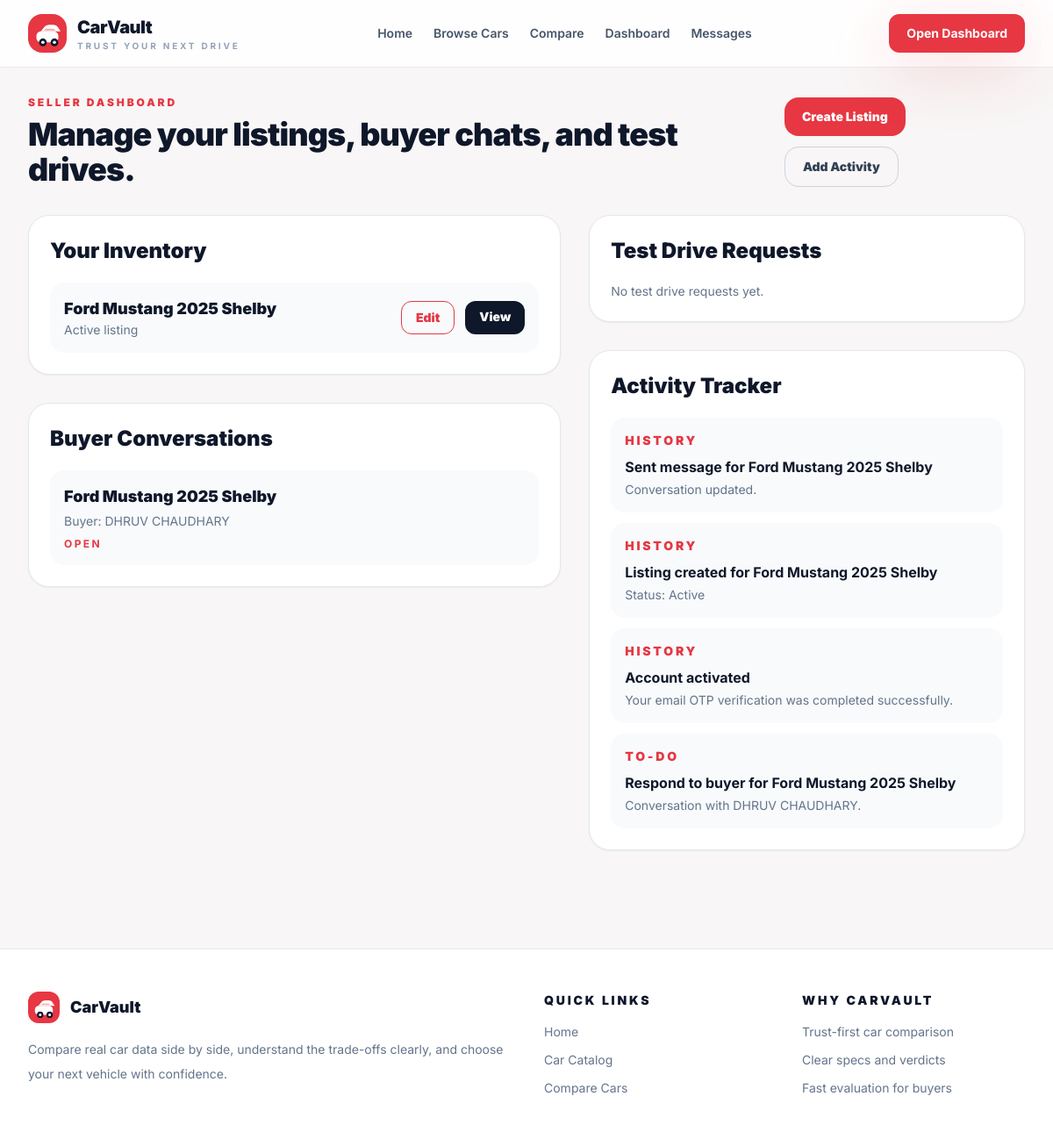
The page /dashboard/seller/ (signed in) on the database its author committed.
### core/models.py (models this page shows, shortened)
class Car(models.Model):
    class BodyType(models.TextChoices):
        SUV = "SUV", "SUV"
        SEDAN = "Sedan", "Sedan"
        HATCHBACK = "Hatchback", "Hatchback"
        COUPE = "Coupe", "Coupe"
        PICKUP = "Pickup", "Pickup"
    class FuelType(models.TextChoices):
        PETROL = "Petrol", "Petrol"
        DIESEL = "Diesel", "Diesel"
        ELECTRIC = "Electric", "Electric"
        HYBRID = "Hybrid", "Hybrid"
    class ListingStatus(models.TextChoices):
        ACTIVE = "active", "Active"
        PENDING = "pending", "Pending"
        SOLD = "sold", "Sold"
        WITHDRAWN = "withdrawn", "Withdrawn"
    seller = models.ForeignKey(
        User,
        on_delete=models.SET_NULL,
        related_name="listed_cars",
        null=True,
        blank=True,
        limit_choices_to={"role": User.Role.SELLER},
    )
    brand = models.CharField(max_length=100)
    model_name = models.CharField(max_length=120)
    slug = models.SlugField(max_length=180, unique=True, blank=True)
    tagline = models.CharField(max_length=160)
    year = models.PositiveIntegerField(default=2025)
    body_type = models.CharField(max_length=20, choices=BodyType.choices)
    fuel_type = models.CharField(max_length=20, choices=FuelType.choices)
    transmission = models.CharField(max_length=50)
    drive_type = models.CharField(max_length=50)
    listing_status = models.CharField(max_length=20, choices=ListingStatus.choices, default=ListingStatus.PENDING)
    price = models.DecimalField(max_digits=10, decimal_places=2)
    mileage = models.PositiveIntegerField(help_text="Mileage in MPG or equivalent")
    horsepower = models.PositiveIntegerField()
    torque = models.PositiveIntegerField(help_text="Torque in Nm")
    top_speed = models.PositiveIntegerField(help_text="Top speed in mph")
    zero_to_sixty = models.DecimalField(max_digits=4, decimal_places=1, help_text="0-60 mph time in seconds")
    range_km = models.PositiveIntegerField(help_text="Range in km")
    battery_capacity = models.PositiveIntegerField(help_text="Battery or fuel system capacity")
    seating_capacity = models.PositiveIntegerField(default=5)
    cargo_space = models.DecimalField(max_digits=5, decimal_places=1, help_text="Cargo space in cubic feet")
    ground_clearance = models.PositiveIntegerField(help_text="Ground clearance in mm")
    safety_rating = models.DecimalField(max_digits=2, decimal_places=1)
    warranty_years = models.PositiveIntegerField(default=3)
    image_url = models.URLField(blank=True)
    image_file = models.FileField(upload_to="cars/", blank=True, null=True)
    description = models.TextField()
    key_features = models.TextField(help_text="Comma-separated features")
    pros = models.TextField(help_text="One point per line")
    cons = models.TextField(help_text="One point per line")
    featured = models.BooleanField(default=False)
    created_at = models.DateTimeField(auto_now_add=True)
    updated_at = models.DateTimeField(auto_now=True)
    class Meta:
        ordering = ["brand", "model_name"]
    @property
    def title(self):
        return f"{self.brand} {self.model_name}"

class Conversation(models.Model):
    class Status(models.TextChoices):
        OPEN = "open", "Open"
        DEAL_ACCEPTED = "deal_accepted", "Deal Accepted"
        DEAL_DECLINED = "deal_declined", "Deal Declined"
        CLOSED = "closed", "Closed"
    car = models.ForeignKey(Car, on_delete=models.CASCADE, related_name="conversations")
    buyer = models.ForeignKey(User, on_delete=models.CASCADE, related_name="buyer_conversations")
    seller = models.ForeignKey(User, on_delete=models.CASCADE, related_name="seller_conversations")
    status = models.CharField(max_length=20, choices=Status.choices, default=Status.OPEN)
    proposed_price = models.DecimalField(max_digits=10, decimal_places=2, null=True, blank=True)
    accepted_price = models.DecimalField(max_digits=10, decimal_places=2, null=True, blank=True)
    created_at = models.DateTimeField(auto_now_add=True)
    updated_at = models.DateTimeField(auto_now=True)
    class Meta:
        ordering = ["-updated_at"]
        unique_together = ("car", "buyer", "seller")

class User(AbstractBaseUser, PermissionsMixin):
    class Role(models.TextChoices):
        ADMIN = "admin", "Admin"
        BUYER = "buyer", "Buyer"
        SELLER = "seller", "Seller"
    class AccountState(models.TextChoices):
        INACTIVE = "inactive", "Inactive"
        ACTIVE = "active", "Active"
        BLOCKED = "blocked", "Blocked"
        DELETED = "deleted", "Deleted"
    class Gender(models.TextChoices):
        MALE = "male", "Male"
        FEMALE = "female", "Female"
        OTHER = "other", "Other"
    firstname = models.CharField(max_length=100)
    lastname = models.CharField(max_length=100)
    phone = models.CharField(max_length=15, null=True, blank=True)
    email = models.EmailField(unique=True)
    role = models.CharField(max_length=20, choices=Role.choices, default=Role.BUYER)
    account_state = models.CharField(max_length=20, choices=AccountState.choices, default=AccountState.INACTIVE)
    gender = models.CharField(max_length=20, choices=Gender.choices, default=Gender.OTHER)
    otp_verified_at = models.DateTimeField(null=True, blank=True)
    last_seen_at = models.DateTimeField(null=True, blank=True)
    is_active = models.BooleanField(default=False)
    is_staff = models.BooleanField(default=False)
    is_admin = models.BooleanField(default=False)
    create_at = models.DateTimeField(auto_now_add=True)
    updated_at = models.DateTimeField(auto_now=True)
    objects = UserManager()
    USERNAME_FIELD = "email"
    REQUIRED_FIELDS = []
    @property
    def full_name(self):
        return f"{self.firstname} {self.lastname}".strip()

class Activity(models.Model):
    class Type(models.TextChoices):
        TODO = "todo", "To-do"
        MEETING = "meeting", "Meeting"
        HISTORY = "history", "History"
    class Status(models.TextChoices):
        PENDING = "pending", "Pending"
        DONE = "done", "Done"
        CANCELLED = "cancelled", "Cancelled"
    user = models.ForeignKey(User, on_delete=models.CASCADE, related_name="activities")
    activity_type = models.CharField(max_length=20, choices=Type.choices)
    status = models.CharField(max_length=20, choices=Status.choices, default=Status.PENDING)
    title = models.CharField(max_length=160)
    description = models.TextField(blank=True)
    due_at = models.DateTimeField(null=True, blank=True)
    related_car = models.ForeignKey(Car, on_delete=models.SET_NULL, null=True, blank=True, related_name="activities")
    created_at = models.DateTimeField(auto_now_add=True)
    updated_at = models.DateTimeField(auto_now=True)
    class Meta:
        ordering = ["status", "due_at", "-created_at"]

### core/views.py (the view)
# urls.py: path("dashboard/seller/", views.seller_dashboard, name="seller_dashboard"),
@role_required([User.Role.SELLER])
def seller_dashboard(request):
    listings = Car.objects.filter(seller=request.user).order_by("-updated_at")
    conversations = Conversation.objects.filter(seller=request.user).select_related("car", "buyer")[:5]
    test_drives = TestDriveRequest.objects.filter(seller=request.user).select_related("car", "buyer")[:5]
    activities = Activity.objects.filter(user=request.user)[:6]
    return render(
        request,
        "core/dashboards/seller_dashboard.html",
        {
            "listings": listings,
            "conversations": conversations,
            "test_drives": test_drives,
            "activities": activities,
        },
    )

### templates/core/dashboards/seller_dashboard.html (shortened to what this page needs)
{% extends "base.html" %}
{% block content %}
<main class="mx-auto max-w-7xl px-4 py-8 md:px-8">
    <div class="mb-8 flex flex-col gap-3 md:flex-row md:items-end md:justify-between">
        <div>
            <p class="text-xs font-black uppercase tracking-[0.24em] text-primary">Seller Dashboard</p>
            <h1 class="mt-2 text-4xl font-black tracking-tight text-slate-900">Manage your listings, buyer chats, and test drives.</h1>
        </div>
        <div class="flex flex-wrap gap-3">
            <a class="rounded-2xl bg-primary px-5 py-3 text-sm font-black text-white" href="{% url 'seller_listing_create' %}">Create Listing</a>
            <a class="rounded-2xl border border-slate-300 px-5 py-3 text-sm font-black text-slate-700" href="{% url 'activity_create' %}">Add Activity</a>
        </div>
    </div>
    <div class="grid gap-8 lg:grid-cols-[1.1fr_0.9fr]">
        <section class="space-y-8">
            <div class="rounded-3xl border border-slate-200 bg-white p-6 shadow-sm">
                <h2 class="text-2xl font-black">Your Inventory</h2>
                <div class="mt-5 space-y-4">
                    {% for car in listings %}
                    <div class="flex flex-col gap-4 rounded-2xl bg-slate-50 p-4 md:flex-row md:items-center md:justify-between">
                        <div>
                            <p class="text-lg font-black text-slate-900">{{ car.title }}</p>
                            <p class="text-sm text-slate-500">{{ car.get_listing_status_display }} listing</p>
                        </div>
                        <div class="flex gap-3">
                            <a class="rounded-xl border border-primary px-4 py-2 text-sm font-black text-primary" href="{% url 'seller_listing_update' car.slug %}">Edit</a>
                            <a class="rounded-xl bg-slate-900 px-4 py-2 text-sm font-black text-white" href="{% url 'car_detail' car.slug %}">View</a>
                        </div>
                    </div>
                    {% empty %}
                    <p class="text-sm text-slate-500">No listings created yet.</p>
                    {% endfor %}
                </div>
            </div>
            <div class="rounded-3xl border border-slate-200 bg-white p-6 shadow-sm">
                <h2 class="text-2xl font-black">Buyer Conversations</h2>
                <div class="mt-5 space-y-4">
                    {% for item in conversations %}
                    <a class="block rounded-2xl bg-slate-50 p-4 transition hover:bg-slate-100" href="{% url 'conversation_detail' item.id %}">
                        <p class="text-lg font-black text-slate-900">{{ item.car.title }}</p>
                        <p class="mt-1 text-sm text-slate-500">Buyer: {{ item.buyer.full_name|default:item.buyer.email }}</p>
                        <p class="mt-2 text-xs font-bold uppercase tracking-[0.2em] text-primary">{{ item.get_status_display }}</p>
                    </a>
                    {% empty %}
                    <p class="text-sm text-slate-500">No buyer messages yet.</p>
                    {% endfor %}
                </div>
            </div>
        </section>
        <aside class="space-y-8">
            <div class="rounded-3xl border border-slate-200 bg-white p-6 shadow-sm">
                <h2 class="text-2xl font-black">Test Drive Requests</h2>
                <div class="mt-5 space-y-4">
                    {% for item in test_drives %}
                    <div class="rounded-2xl bg-slate-50 p-4">
                        <p class="text-lg font-black text-slate-900">{{ item.car.title }}</p>
                        <p class="mt-1 text-sm text-slate-500">Buyer: {{ item.buyer.full_name|default:item.buyer.email }}</p>
                        <p class="mt-2 text-sm text-slate-700">{{ item.scheduled_for }}</p>
                        <div class="mt-3 flex flex-wrap gap-2">
                            <a class="rounded-xl bg-emerald-500 px-3 py-2 text-xs font-black text-white" href="{% url 'update_test_drive_status' item.id 'confirmed' %}">Confirm</a>
                            <a class="rounded-xl bg-slate-900 px-3 py-2 text-xs font-black text-white" href="{% url 'update_test_drive_status' item.id 'completed' %}">Complete</a>
                            <a class="rounded-xl border border-slate-300 px-3 py-2 text-xs font-black text-slate-700" href="{% url 'update_test_drive_status' item.id 'cancelled' %}">Cancel</a>
                        </div>
                    </div>
                    {% empty %}
                    <p class="text-sm text-slate-500">No test drive requests yet.</p>
                    {% endfor %}
                </div>
            </div>
            <div class="rounded-3xl border border-slate-200 bg-white p-6 shadow-sm">
                <h2 class="text-2xl font-black">Activity Tracker</h2>
                <div class="mt-5 space-y-3">
                    {% for item in activities %}
                    <div class="rounded-2xl bg-slate-50 p-4">
                        <p class="text-sm font-black uppercase tracking-[0.2em] text-primary">{{ item.get_activity_type_display }}</p>
                        <p class="mt-2 text-base font-bold text-slate-900">{{ item.title }}</p>
                        <p class="mt-1 text-sm text-slate-500">{{ item.description }}</p>
                    </div>
                    {% empty %}
                    <p class="text-sm text-slate-500">No activities recorded yet.</p>
                    {% endfor %}
                </div>
            </div>
        </aside>
    </div>
</main>
{% endblock %}

### templates/base.html (style rules this page uses)
body { font-family: "Inter", sans-serif; }

### rows shown on the page
Car: title "Ford Mustang 2025 Shelby", listing_status "Active"
Conversation: car "Ford Mustang 2025 Shelby", buyer.full_name "DHRUV CHAUDHARY", status "OPEN"
Activity: activity_type "HISTORY", title "Sent message for Ford Mustang 2025 Shelby", description "Conversation updated."
Activity: activity_type "HISTORY", title "Listing created for Ford Mustang 2025 Shelby", description "Status: Active"
Activity: activity_type "HISTORY", title "Account activated", description "Your email OTP verification was completed successfully."
Activity: activity_type "TO-DO", title "Respond to buyer for Ford Mustang 2025 Shelby", description "Conversation with DHRUV CHAUDHARY."
